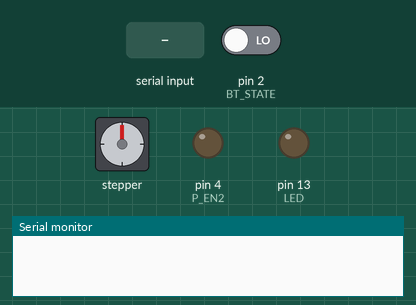
A sketch run on a simulated Arduino Uno, built with avr-gcc and run on an emulated ATmega328P. On the bench: stepper motor, output pins drawn as LEDs (lit = HIGH), the last lines printed to the serial monitor. The inputs (shaded band) are chosen by the test bench; at power-on: pin 2 (BT_STATE) LOW.

Above: at 1.2 s.
1.3 s: pin 2 (BT_STATE) driven HIGH
At 2.3 s:
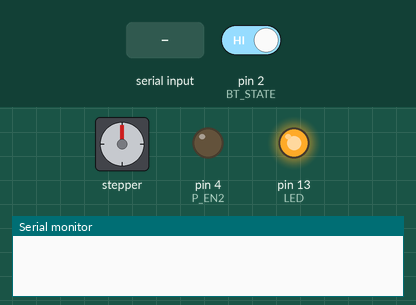
2.8 s: "2\n" received over Serial
4.3 s: byte 109 ('m') received over Serial
5.8 s: "1,90\n" received over Serial
At 6.5 s:
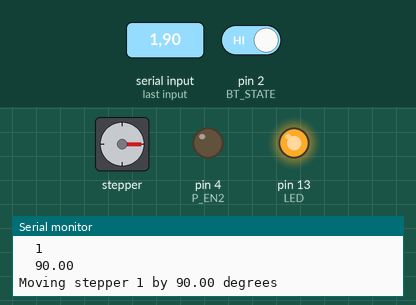
7.4 s: "M\n" received over Serial
At 8.7 s:
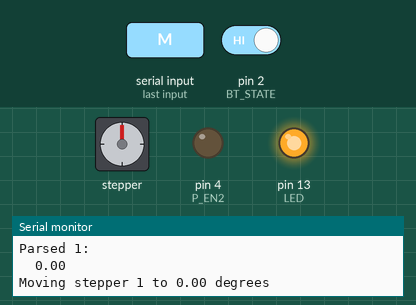
9.0 s: pin 2 (BT_STATE) driven LOW
At 9.4 s:
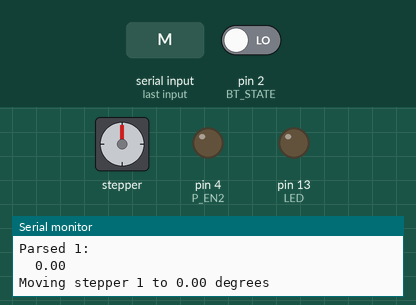
Timing chart, 0 to 11.5 s (numbered marks = the images above; inputs shaded):
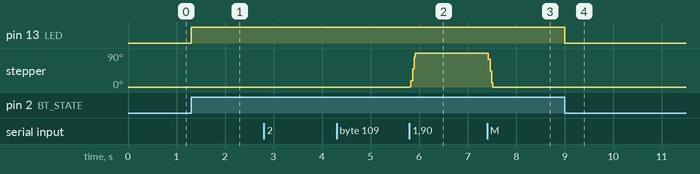

Measured:
- after the input at 1.3 s, pin 13 (LED): LOW → HIGH at once
- after the input at 5.8 s, stepper: turns 90° clockwise in 0.11 s, starting at once
- after the input at 7.4 s, stepper: turns 90° counter-clockwise in 0.11 s, starting at once
- after the input at 9.0 s, pin 13 (LED): HIGH → LOW at once

The sketch:

AIR_markers.ino
```cpp
// #include <SoftwareSerial.h>
#include <AltSoftSerial.h>
#include "end_effector.h"
#include "command_parser.h"

#define LED 13

// SoftwareSerial BT(BT_RX, BT_TX);
AltSoftSerial BT;


EndEffector end_effector;
SerialParser parser1(Serial, Serial, end_effector);
SerialParser parser2(BT, Serial, end_effector);

void setup() {
  Serial.begin(115200);
  BT.begin(9600);

  pinMode(STEP1, OUTPUT);
  pinMode(STEP2, OUTPUT);
  pinMode(DIR1, OUTPUT);
  pinMode(DIR2, OUTPUT);
  pinMode(P_EN2, OUTPUT);
  stepper1.begin(rpm1, MICROSTEPS1);
  stepper2.begin(rpm2, MICROSTEPS2);
  digitalWrite(P_EN2, LOW);

  pinMode(BT_STATE, INPUT);
  pinMode(LED, OUTPUT);
  digitalWrite(LED, LOW);

  // while (true) {
  //   Serial.println("1");
  //   stepper1.rotate(360);
  //   Serial.println("2");
  //   stepper2.rotate(15);
  //   Serial.println("3");
  //   stepper1.rotate(-360);
  //   Serial.println("4");
  //   stepper2.rotate(-15);
  // }
}

void loop() {
  digitalWrite(LED, digitalRead(BT_STATE));
  parser1.update();
  parser2.update();
  return;
}
```

command_parser.h
```cpp
#pragma once

#include "end_effector.h"

class SerialParser {
 public:
  enum State { INITIAL_COMMAND, ARGUMENT };
  enum Commands {
    MOVE,
    MOVETO,
    SPEED,
    COLOR,
  };

 private:
  char buffer[300];
  uint64_t buffer_index;
  float argument_buffer_float[10];
  int argument_buffer_int[10];
  uint8_t argument_buffer_float_index;
  uint8_t argument_buffer_int_index;
  State state_;
  Commands command_;
  Stream &serial_in_, &serial_out_;
  EndEffector &end_effector_;

 public:
  SerialParser(Stream &serial_in, Stream &serial_out, EndEffector &end_effector)
      : serial_in_(serial_in),
        serial_out_(serial_out),
        end_effector_(end_effector) {}

  void update() {
    if (serial_in_.available()) {
      char c = serial_in_.read();
      Serial.print(c);
      switch (state_) {
        case INITIAL_COMMAND:
          parse_command_code(c);
          break;
        case ARGUMENT:
          parse_arg(c);
          break;
      }
    }
  }

  void parse_command_code(char c) {
    switch (c) {
      case 'm':
        command_ = MOVE;
        break;
      case 'M':
        command_ = MOVETO;
        break;
      case 's':
        command_ = SPEED;
        break;
      case 'c':
        command_ = COLOR;
        break;
      case '2':
        end_effector_.set_ignore_pen(true);
        break;
      case '3':
        end_effector_.set_ignore_pen(false);
        break;
      case '0':
        end_effector_.pen_in();
        return;
      case '1':
        end_effector_.pen_out();
        return;
      default:
        serial_out_.println("Parse error!");
        return;
    }
    state_ = ARGUMENT;
    buffer_index = 0;
    argument_buffer_float_index = 0;
    argument_buffer_int_index = 0;
  }

  void reset_parse() { state_ = INITIAL_COMMAND; }

  void parse_arg(char c);

  void parse_int() {
    buffer[buffer_index] = '\0';
    argument_buffer_int[argument_buffer_int_index++] = atoi(buffer);
    buffer_index = 0;
  }
  void parse_float() {
    buffer[buffer_index] = '\0';
    argument_buffer_float[argument_buffer_float_index++] = atof(buffer);
    buffer_index = 0;
  }

  void do_parse_action();
};

void SerialParser::do_parse_action() {
  switch (command_) {
    case MOVE:
      if (!end_effector_.move(argument_buffer_int[0],
                              argument_buffer_float[0])) {
        serial_out_.println("Invalid move!");
      }
      break;
    case MOVETO:
      if (!end_effector_.move_to(argument_buffer_int[0],
                                 argument_buffer_float[0])) {
        serial_out_.println("Invalid move!");
      }
      break;
    case SPEED:
      if (!end_effector_.set_rpm(argument_buffer_int[0],
                                 argument_buffer_float[0])) {
        serial_out_.println("Invalid speed!");
      }
      break;
    case COLOR:
      end_effector_.set_color(argument_buffer_int[0]);
      break;
  }
}

#define NUMBER                                                          \
  '0' : case '1' : case '2' : case '3' : case '4' : case '5' : case '6' \
      : case '7' : case '8' : case '9' : case '-' : case '.'

void SerialParser::parse_arg(char c) {
  switch (c) {
    case NUMBER:
      buffer[buffer_index++] = c;
      break;
    case ',':  // parse one arg
      parse_int();
      break;
    case ';':
    case '\n':  // parse last arg
      if (command_ == COLOR) {
        parse_int();
      } else {
        parse_float();
      }
      serial_out_.print("Parsed ");
      serial_out_.print(command_);
      serial_out_.println(": ");
      for (int i = 0; i < argument_buffer_int_index; i++) {
        serial_out_.print("\t");
        serial_out_.print(argument_buffer_int[i], DEC);
      }
      serial_out_.println();
      for (int i = 0; i < argument_buffer_float_index; i++) {
        serial_out_.print("\t");
        serial_out_.print(argument_buffer_float[i]);
      }
      serial_out_.println();
      do_parse_action();
      reset_parse();
      break;
    default:
      serial_out_.println("Parse error!");
      return;
  }
}
```

end_effector.h
```cpp
#pragma once

#include <BasicStepperDriver.h>

#define BT_RX A4
#define BT_TX A5
#define BT_STATE 2

#define DIR1 11
#define STEP1 10
#define MICROSTEPS1 16
#define STEPS_PER_REV1 -200
float rpm1 = 150;

#define DIR2 3
#define STEP2 5
#define P_EN2 4
#define P_CLK2 6
#define P_PDN A3
#define P_PDN_ALT 7
#define MICROSTEPS2 16
#define STEPS_PER_REV2 200
float rpm2 = 2;

BasicStepperDriver stepper1(STEPS_PER_REV1, DIR1, STEP1);
BasicStepperDriver stepper2(STEPS_PER_REV2, DIR2, STEP2);

int pos1 = 0, pos2 = 0;

#define PEN_OUT_POS 2000
#define PEN_IN_POS 0

class EndEffector {
 private:
  bool ignore_pen_ = true;

 public:
  EndEffector() {}

  void pen_out() {
    if (ignore_pen_) return;
    if (pos1 < PEN_OUT_POS) {
      Serial.println("Moving pen out");
      stepper1.rotate(PEN_OUT_POS - pos1);
      pos1 = PEN_OUT_POS;
    }
  }
  void pen_in() {
    if (ignore_pen_) return;
    if (pos1 > PEN_IN_POS) {
      Serial.println("Moving pen in");
      stepper1.rotate(PEN_IN_POS - pos1);
      pos1 = PEN_IN_POS;
    }
  }

  void set_ignore_pen(bool ignore_pen) { ignore_pen_ = ignore_pen; }

  void set_color(int color) {
    int angle = color * 60;
    if (pos2 != angle) {
      Serial.print("Changing to color ");
      Serial.println(color, DEC);
      int delta = (angle + (180 + 360) - pos2) % 360 - 180;
      stepper2.rotate(delta);
      pos2 = (angle + 720) % 360;
    }
  }

  bool move(int motor, float deg) {
    if (motor == 1) {
      Serial.println("Moving stepper 1 by " + String(deg) + " degrees");
      stepper1.rotate(deg);
      pos1 += deg;
    } else if (motor == 2) {
      Serial.println("Moving stepper 2 by " + String(deg) + " degrees");
      stepper2.rotate(deg);
      pos2 += deg;
    } else {
      return false;
    }
    return true;
  }

  bool move_to(int motor, float deg) {
    if (motor == 1) {
      Serial.println("Moving stepper 1 to " + String(deg) + " degrees");
      stepper1.rotate(deg - pos1);
      pos1 = deg;
    } else if (motor == 2) {
      Serial.println("Moving stepper 2 to " + String(deg) + " degrees");
      stepper2.rotate(deg - pos2);
      pos2 = deg;
    } else {
      return false;
    };
    return true;
  }

  bool set_rpm(int motor, float rpm) {
    if (motor == 1) {
      Serial.println("Setting stepper 1 to " + String(rpm) + " rpm");
      stepper1.setRPM(rpm);
    } else if (motor == 2) {
      Serial.println("Setting stepper 2 to " + String(rpm) + " rpm");
      stepper2.setRPM(rpm);
    } else {
      return false;
    }
    return true;
  }
};
```
